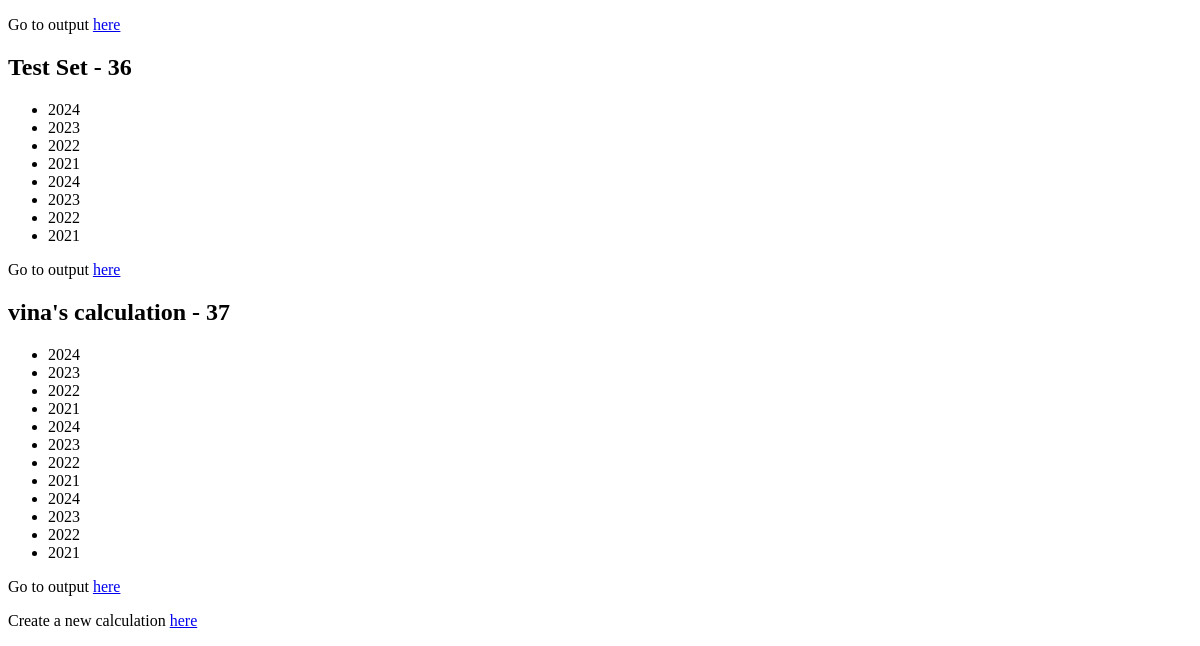
Page /tax/users/dashboard (signed in, lower part) on the earlier database version.
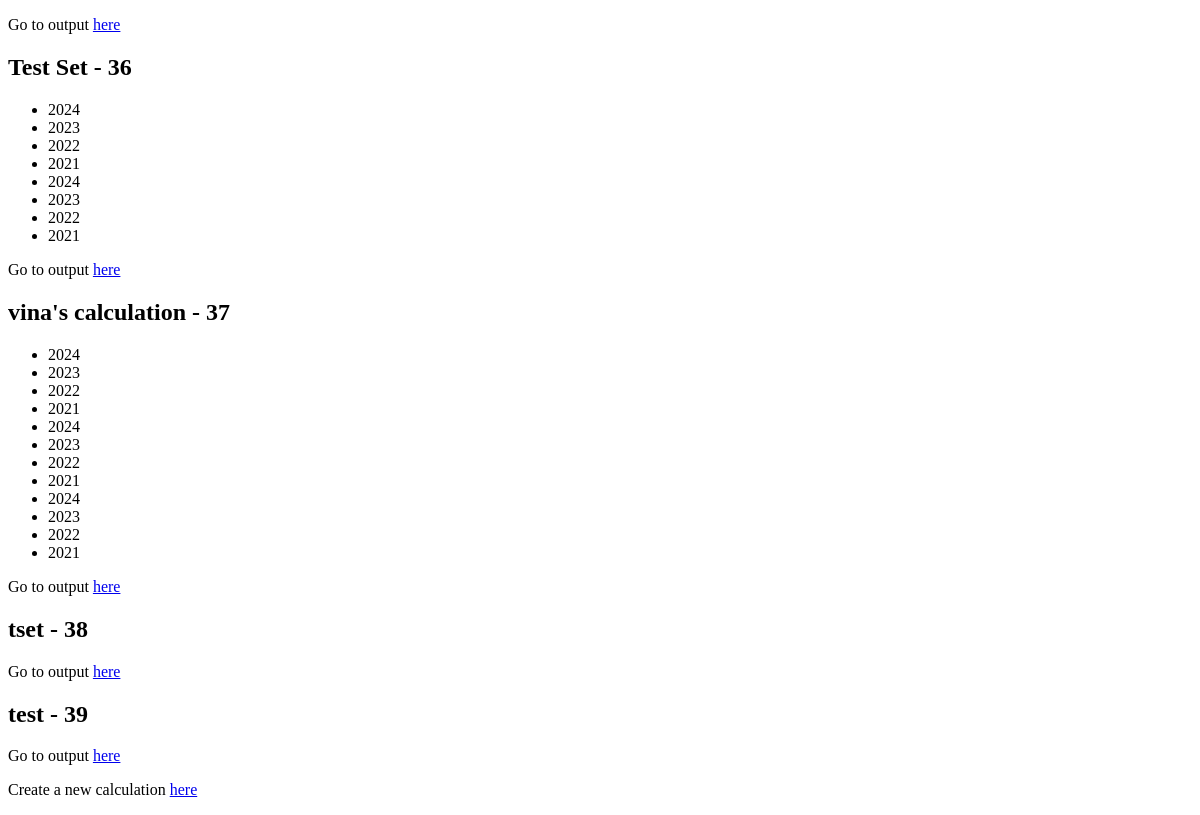
Same page on the later database version.
### tax/models.py (models this page shows, shortened)
class TaxDataSet(models.Model):
    user = models.ForeignKey(User, on_delete=models.CASCADE, related_name='datasets')
    created_at = models.DateTimeField(auto_now_add=True)
    name = models.CharField(max_length=50, default="Created Set")
    max_elected_farm_income = models.DecimalField(max_digits=12, decimal_places=2)
    qualified_farm_income = models.DecimalField(max_digits=12, decimal_places=2)
    ordinary_farm_income = models.DecimalField(max_digits=12, decimal_places=2, default=0)
    def __str__(self):
        return '{} - {}'.format(self.name, self.pk)

class TaxYearStructure(models.Model):
    year = models.CharField(max_length=4, choices=YEAR)
    filing_status = models.CharField(max_length=6, choices=FILING_STATUS)
    taxable_income = models.DecimalField(decimal_places=2, max_digits=11)
    qualified_income = models.DecimalField(decimal_places=2, max_digits=11)
    taxable_ordinary = models.DecimalField(decimal_places=2, max_digits=11, editable=False)
    ordinary_rate = models.DecimalField(max_digits=12, decimal_places=2, default=0)
    lower_ordinary_bound = models.DecimalField(max_digits=12, decimal_places=2, default=0)
    upper_ordinary_bound = models.DecimalField(max_digits=12, decimal_places=2, default=0)
    prior_ordinary_bracket_tax = models.DecimalField(max_digits=12, decimal_places=2, default=0)
    ordinary_tax = models.DecimalField(max_digits=12, decimal_places=2, default=0)
    qualified_tax = models.DecimalField(max_digits=12, decimal_places=2, default=0)
    total_tax = models.DecimalField(max_digits=12, decimal_places=2, default=0)
    class Meta:
        abstract = True

class TaxYearData(TaxYearStructure):
    dataset = models.ForeignKey(TaxDataSet, on_delete=models.CASCADE, related_name="tax_years")

### tax/views.py (the view)
# urls.py: path("users/dashboard", DashboardView.as_view(), name="dashboard"),
class DashboardView(LoginRequiredMixin, ListView):
    model = TaxDataSet
    template_name = "tax/dashboard.html"
    def get_context_data(self, **kwargs):
        context = super().get_context_data(**kwargs)
        context["taxdata_sets"] = TaxDataSet.objects.filter(user=self.request.user)
        return context

### templates/tax/dashboard.html
{% if taxdata_sets %}
    {% for dataset in taxdata_sets %}
        <h2>{{ dataset }}</h2>
        <ul>
            {% for year in dataset.tax_years.all %}
            <li> {{ year.year }} </li>
            {% endfor %}
        </ul>
        <p>
            Go to output
            <a href="{% url 'tax:output' dataset_pk=dataset.pk %}">here</a>
        </p>
    {% endfor %}
{% else %}
    <p>No sets are available. Create one <a href="{% url 'tax:start-dataset' %}">here</a></p>
{% endif %}
<p>Create a new calculation <a href="{% url 'tax:start-dataset' %}">here</a></p>

Differences in the rows shown:
added TaxDataSet: name+id "tset - 38"
added TaxDataSet: name+id "test - 39"
